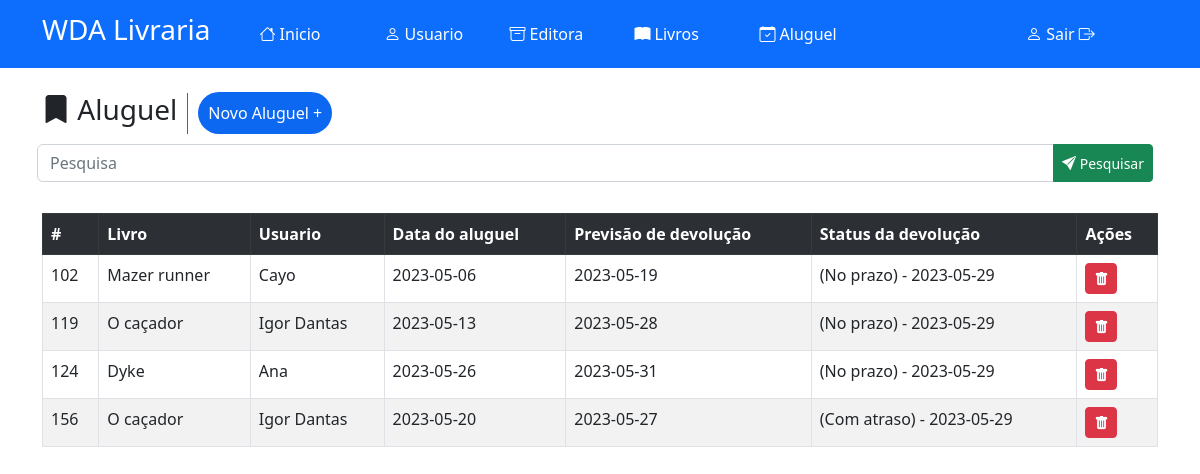
The app's page /index.php?menuop=aluguel (signed in) with its own data.
### tables this page shows
CREATE TABLE `tbaluguel` (
  `idAluguel` int(11) NOT NULL,
  `livroAluguel` varchar(100) NOT NULL,
  `nomeAluguel` varchar(100) NOT NULL,
  `dataAluguel` date NOT NULL,
  `devolucaoAluguel` date NOT NULL,
  `statusAluguel` varchar(50) NOT NULL
);

### paginas/aluguel/aluguel.php (the view, shortened to what this page needs)
<!DOCTYPE html>
<html lang="en">
<head>
    <link rel="stylesheet" href="css1/usuario.css">
    <link rel="stylesheet" href="https://cdn.jsdelivr.net/npm/bootstrap-icons@1.10.5/font/bootstrap-icons.css">
</head>
<body>
<header>
    <div class="alinhar">
        <div class="titu">
            <h3><i class="bi bi-bookmark-fill"></i></i> Aluguel</h3>
        </div>
        <div class="link">
            <a href="index.php?menuop=cad-aluguel" class="botao">Novo Aluguel +</a>
        </div>
    </div>
    <div class="pesquisa">
        <form action="index.php?menuop=aluguel" method="POST">
            <div class="input-group mb-3">
                <input class="form-control" type="text" placeholder="Pesquisa" name="txt_pesquisa" id="">
                <button class="btn btn-success btn-sm" type="submit" value="pesquisar" id=""><i class="bi bi-send-fill"></i> Pesquisar </button>
            </div>
        </form>
    </div>
</header>
<div class="table-responsive">
    <?php
    $txt_pesquisa = (isset($_POST["txt_pesquisa"])) ? $_POST["txt_pesquisa"] : "";
    $sql = "SELECT * FROM tbaluguel WHERE idAluguel = '{$txt_pesquisa}' OR nomeAluguel LIKE '%{$txt_pesquisa}%' OR livroAluguel LIKE '%{$txt_pesquisa}%' or dataAluguel LIKE '%{$txt_pesquisa}%' or devolucaoAluguel LIKE '%{$txt_pesquisa}%'";
    $rs = $conexao->query($sql);
    $qtd = $rs->num_rows;
    if ($qtd > 0) {
        echo "<table class='table table-hover table-striped table-bordered'>";
        echo "<tr class='table-dark'>";
        echo "<th>#</th>";
        echo "<th>Livro</th>";
        echo "<th>Usuario</th>";
        echo "<th>Data do aluguel</th>";
        echo "<th>Previsão de devolução</th>";
        echo "<th>Status da devolução</th>";
        echo "<th>Ações</th>";
        echo "</tr>";
        while ($row = $rs->fetch_object()) {
            echo "<tr>";
            echo "<td>" . $row->idAluguel . "</td>";
            echo "<td>" . $row->livroAluguel . "</td>";
            echo "<td>" . $row->nomeAluguel . "</td>";
            echo "<td>" . $row->dataAluguel . "</td>";
            echo "<td>" . $row->devolucaoAluguel . "</td>";
            if ($row->statusAluguel == "Não devolvido") {
                echo "<td>" . $row->statusAluguel . "</td>";
                echo "<td>
                            <a onclick=\"if(confirm('Tem certeza de que deseja devolver esse livro?')){location.href='?menuop=devolver-aluguel&idAluguel=" . $row->idAluguel . "';} else{false;}\" class='btn btn-warning btn-sm'><i class='bi bi-journal-bookmark'></i></a>
                        </td>";
            } else {
                echo "<td>" . $row->statusAluguel . " - " . date("Y-m-d") . "</td>";
                echo "<td>
                            <a onclick=\"if(confirm('Tem certeza de que deseja excluir esse registro?')){location.href='?menuop=excluir-aluguel&idAluguel=" . $row->idAluguel . "';} else{false;}\" class='btn btn-danger btn-sm'><i class='bi bi-trash-fill'></i></a>
                    </td>";
            }
            echo "</tr>";
        }
        echo "</table>";
    } else {
        echo "<p>Não encontrou resultado.</p>";
    }
    ?>
</div>
</body>
</html>

### style.css (style rules this page uses)
* { margin: 0px; padding: 0px; }
body { background-color: rgb(228, 228, 228); }

### css1/usuario.css (style rules this page uses)
.alinhar { margin-top: 25px; display: flex; align-items: center; }
.titu { border-right: 1px solid rgb(97, 95, 95); padding-right: 10px; }
.link a { margin-left: 10px; }
.link .botao { text-decoration: none; padding: 10px; color: white; border-radius: 50px; background-color: rgb(12, 104, 241); }
table { margin-top:25px; }

### index.php (style rules this page uses)
body { background-color: #fff; }

### paginas/aluguel/aluguel.php (style rules this page uses)
.pesquisa { position: relative; top: 10px; left: -5px; }
.table-responsive { overflow-x: auto; }
.table { width: 100%; max-width: 100%; }

### records on screen
tbaluguel: idAluguel "102", livroAluguel "Mazer runner", nomeAluguel "Cayo", dataAluguel "2023-05-06", devolucaoAluguel "2023-05-19", statusAluguel "(No prazo)"
tbaluguel: idAluguel "119", livroAluguel "O caçador", nomeAluguel "Igor Dantas", dataAluguel "2023-05-13", devolucaoAluguel "2023-05-28", statusAluguel "(No prazo)"
tbaluguel: idAluguel "124", livroAluguel "Dyke", nomeAluguel "Ana", dataAluguel "2023-05-26", devolucaoAluguel "2023-05-31", statusAluguel "(No prazo)"
tbaluguel: idAluguel "156", livroAluguel "O caçador", nomeAluguel "Igor Dantas", dataAluguel "2023-05-20", devolucaoAluguel "2023-05-27", statusAluguel "(Com atraso)"
